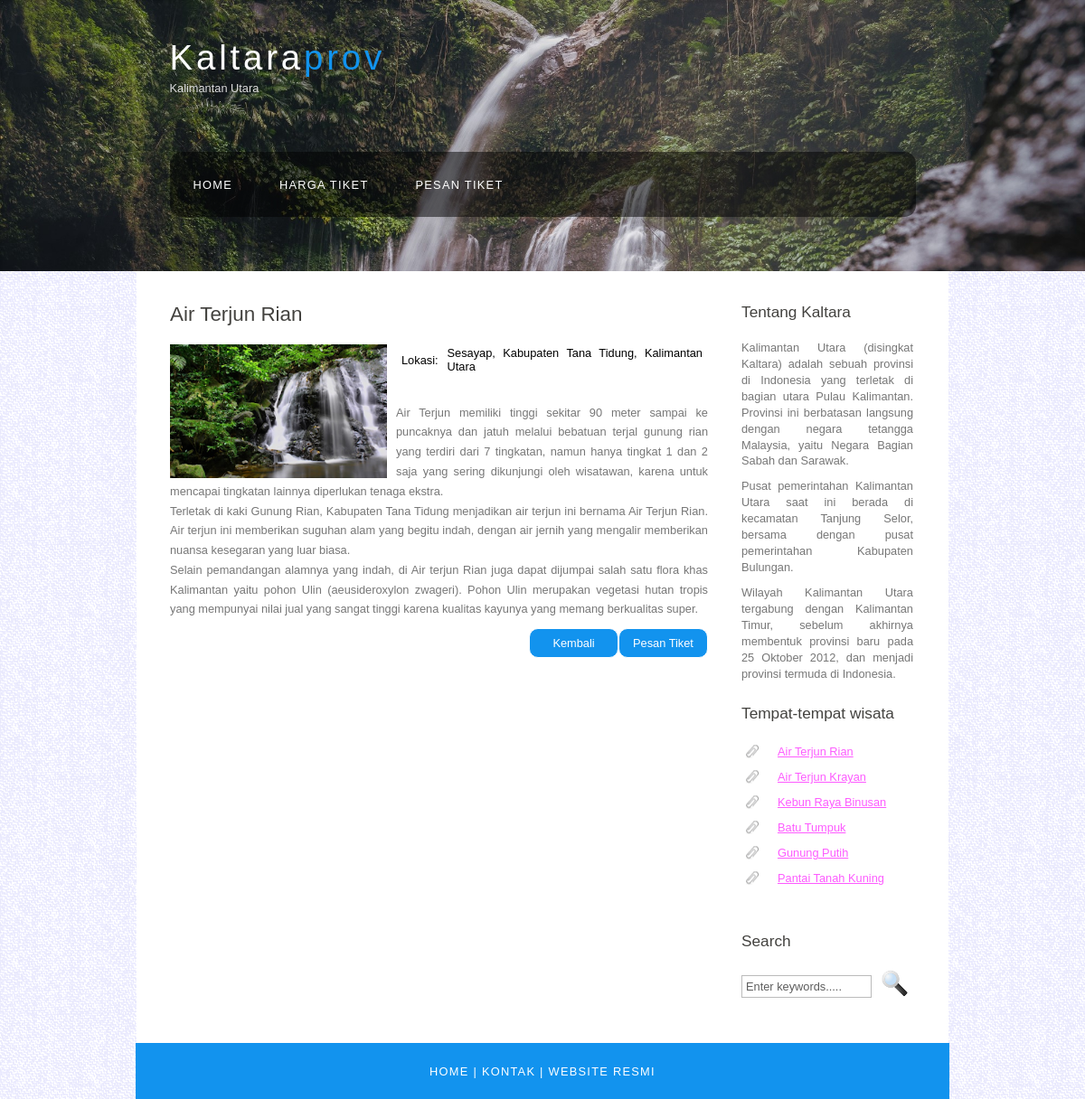
The app's page /content_par.php?id=1 with its own data.
### tables this page shows
CREATE TABLE `css_210025` (
  `id_css` int(11) NOT NULL,
  `id_wisata` int(11) DEFAULT NULL,
  `link_img` varchar(255) NOT NULL DEFAULT 'default.png',
  `pos_img` varchar(30) NOT NULL
);

CREATE TABLE `tempat_wisata_210025` (
  `id_wisata_210025` int(11) NOT NULL,
  `nama_tempat_210025` varchar(250) DEFAULT NULL,
  `kota_210025` varchar(100) DEFAULT NULL,
  `deskripsi_210025` text DEFAULT NULL,
  `harga_tiket_210025` int(11) DEFAULT NULL,
  `jam_operasional_210025` varchar(50) DEFAULT NULL
);

### content_par.php (the view)
<?php
include "php_db/connectiony.php";
include "header_par.php";
$query = "SELECT * FROM css_210025 AS c INNER JOIN tempat_wisata_210025 AS t
          ON c.id_wisata=t.id_wisata_210025 WHERE t.id_wisata_210025='$_GET[id]'";
$wisata = mysqli_query($db_connection, $query);
$data = mysqli_fetch_assoc($wisata);
?>
<div id="content">
    <h1><?=$data['nama_tempat_210025']?></h1>
    <img src="style/<?=$data['link_img']?>" width="240" height="148" style="float: left; padding-right: 10px;">
    <table>
      <tr id="loc">
        <td>Lokasi:</td>
        <td><?=$data['kota_210025']?></td>
      </tr>
    </table>
    <p style="white-space: pre-line;"><?=$data['deskripsi_210025']?></p>
    <a href="pesantiket.php"><button onclick="return confirm('Yakin?')">Pesan Tiket</button></a>
    <a href="index.php"><button>Kembali</button></a>
</div>
<?php
include "footer_par.php";
?>

### header_par.php (shortened to what this page needs)
<!DOCTYPE HTML>
<html>
<head>
  <?php
  include "php_db/connectiony.php";
  $data = mysqli_fetch_assoc($qq); ?>
  <link rel="stylesheet" type="text/css" href="style/stylecpy.php" title="style" />
</head>
<body>
  <div id="main">
    <div id="header">
      <div id="logo">
        <div id="logo_text">
          <h1><a href="index.php">Kaltara<span class="logo_colour">prov</span></a></h1>
          <h2>Kalimantan Utara</h2>
        </div>
      </div>
      <div id="menubar">
        <ul id="menu">
          <li class="selected" id="edge"><a href="index.php" style="border-radius: 13px 0 0 13px;">Home</a></li>
          <li><a href="hargatiket.php">Harga Tiket</a></li>
          <li><a href="pesantiket.php">Pesan Tiket</a></li>
        </ul>
      </div>
    </div>
    <div id="site_content">
      <div class="sidebar">
        <h3>Tentang Kaltara</h3>
        <p>Kalimantan Utara (disingkat Kaltara) adalah sebuah provinsi di Indonesia yang terletak di bagian utara Pulau Kalimantan. Provinsi ini berbatasan langsung dengan negara tetangga Malaysia, yaitu Negara Bagian Sabah dan Sarawak.</p>
        <p>Pusat pemerintahan Kalimantan Utara saat ini berada di kecamatan Tanjung Selor, bersama dengan pusat pemerintahan Kabupaten Bulungan.</p>
        <p>Wilayah Kalimantan Utara tergabung dengan Kalimantan Timur, sebelum akhirnya membentuk provinsi baru pada 25 Oktober 2012, dan menjadi provinsi termuda di Indonesia.</p>
        <h3>Tempat-tempat wisata</h3>
        <ul>
          <?php
            $query = "SELECT * FROM css_210025 AS c INNER JOIN tempat_wisata_210025 AS t
                      ON c.id_wisata=t.id_wisata_210025";
            $wisata = mysqli_query($db_connection, $query);
            $i = 1;
            foreach ($wisata as $data) : ?>
            <li><a href="content_par.php?id=<?=$i?>"><?=$data['nama_tempat_210025']?></a></li>
          <?php
            $i++;
            endforeach;
          ?>
        </ul>
        <h3>Search</h3>
        <form method="post" action="#" id="search_form">
          <p>
            <input class="search" type="text" name="search_field" value="Enter keywords....." />
            <input name="search" type="image" style="border: 0; margin: 0 0 -9px 5px;" src="style/search.png" alt="Search" title="Search" />
          </p>
        </form>
      </div>

### records on screen
css_210025: id_wisata.nama_tempat_210025 "Air Terjun Rian", link_img (picture), id_wisata.kota_210025 "Sesayap, Kabupaten Tana Tidung, Kalimantan Utara", id_wisata.deskripsi_210025 "Air Terjun memiliki tinggi sekitar 90 meter sampai ke puncaknya dan jatuh melalui bebatuan terjal gunung rian yang terdiri dari 7 tingkatan, namun hanya tingkat 1 dan 2 saja yang sering dikunjungi oleh wisatawan, karena untuk mencapai tingkatan lainnya diperlukan tenaga ekstra. Terletak di kaki Gunung Rian, Kabupaten Tana Tidung menjadikan air terjun ini bernama Air Terjun Rian. Air terjun ini memberikan suguhan alam yang begitu indah, dengan air jernih yang mengalir memberikan nuansa kesegaran yang luar biasa. Selain pemandangan alamnya yang indah, di Air terjun Rian juga dapat dijumpai salah satu flora khas Kalimantan yaitu pohon Ulin (aeusideroxylon zwageri). Pohon Ulin merupakan…"
css_210025: id_wisata.nama_tempat_210025 "Air Terjun Krayan"
css_210025: id_wisata.nama_tempat_210025 "Kebun Raya Binusan"
css_210025: id_wisata.nama_tempat_210025 "Batu Tumpuk"
css_210025: id_wisata.nama_tempat_210025 "Gunung Putih"
css_210025: id_wisata.nama_tempat_210025 "Pantai Tanah Kuning"
